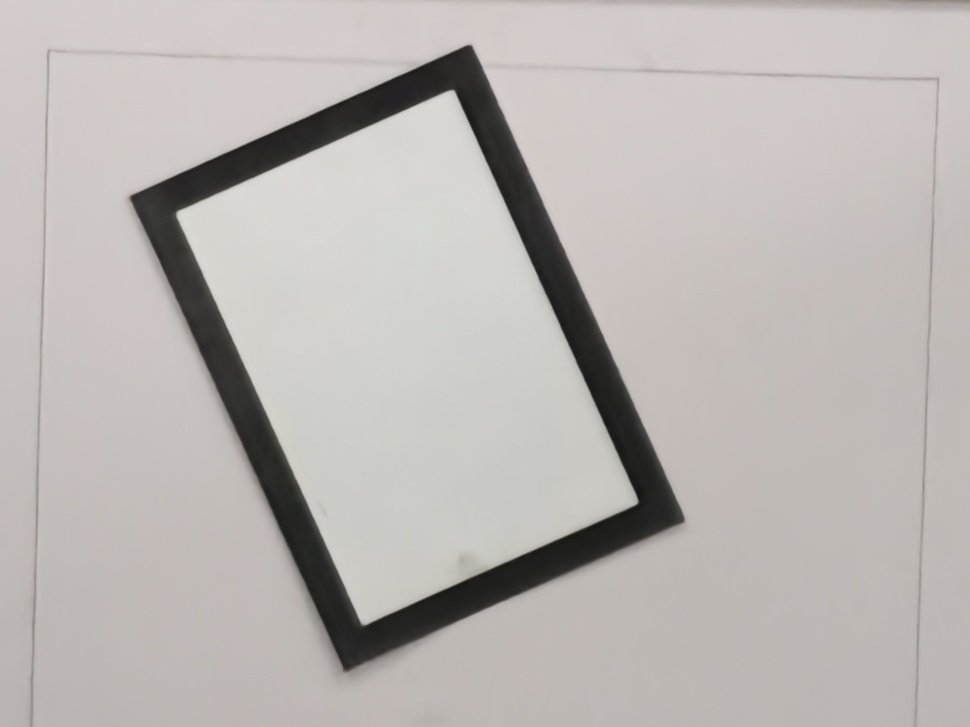
#> input picture run/black.jpg, 970 x 727 px, shrunk from 4096 x 3072 before the run, given in place of the camera
$ python corners_experiment.py
#> lines starting #> are read from the running program, lines starting #| are printed output that depends on the picture; after the words box and inside, x2 and y2 are one past the last pixel; in counts of white or black regions, pixels touching at a corner belong together
import cv2
import numpy as np

# ---------- 全局参数（可通过滑动条调节） ----------
black_thresh = 30
max_corners = 100
quality_level = 0.01
min_distance = 10

def nothing(x):
    pass

# ---------- 创建窗口和滑动条 ----------
cv2.namedWindow('Controls')
cv2.createTrackbar('Black Thresh', 'Controls', black_thresh, 255, nothing)
cv2.createTrackbar('Max Corners', 'Controls', max_corners, 500, nothing)
cv2.createTrackbar('Quality (x1000)', 'Controls', int(quality_level * 1000), 100, nothing)
cv2.createTrackbar('Min Distance', 'Controls', min_distance, 50, nothing)

# ---------- 打开摄像头 ----------
cap = cv2.VideoCapture(0)
if not cap.isOpened():
    print("无法打开摄像头，请检查连接")
    exit()

print("按 'q' 退出，滑动条实时调节参数")

while True:
    ret, frame = cap.read()
#> frame is the input picture: shape (727, 970, 3); mean B, G, R 179, 182.3, 186.8
    if not ret:
        print("读取帧失败")
        break

    # 获取当前滑动条值
    black_thresh = cv2.getTrackbarPos('Black Thresh', 'Controls')
    max_corners = cv2.getTrackbarPos('Max Corners', 'Controls')
    if max_corners < 1:
        max_corners = 1  # 最少检测1个角点
    quality_val = cv2.getTrackbarPos('Quality (x1000)', 'Controls')
    quality_level = max(quality_val / 1000.0, 0.001)  # 避免为0
    min_distance = cv2.getTrackbarPos('Min Distance', 'Controls')

    # 转为灰度图
    gray = cv2.cvtColor(frame, cv2.COLOR_BGR2GRAY)

    # ---------- 1. 黑色内容提取 ----------
    _, black_mask = cv2.threshold(gray, black_thresh, 255, cv2.THRESH_BINARY_INV)
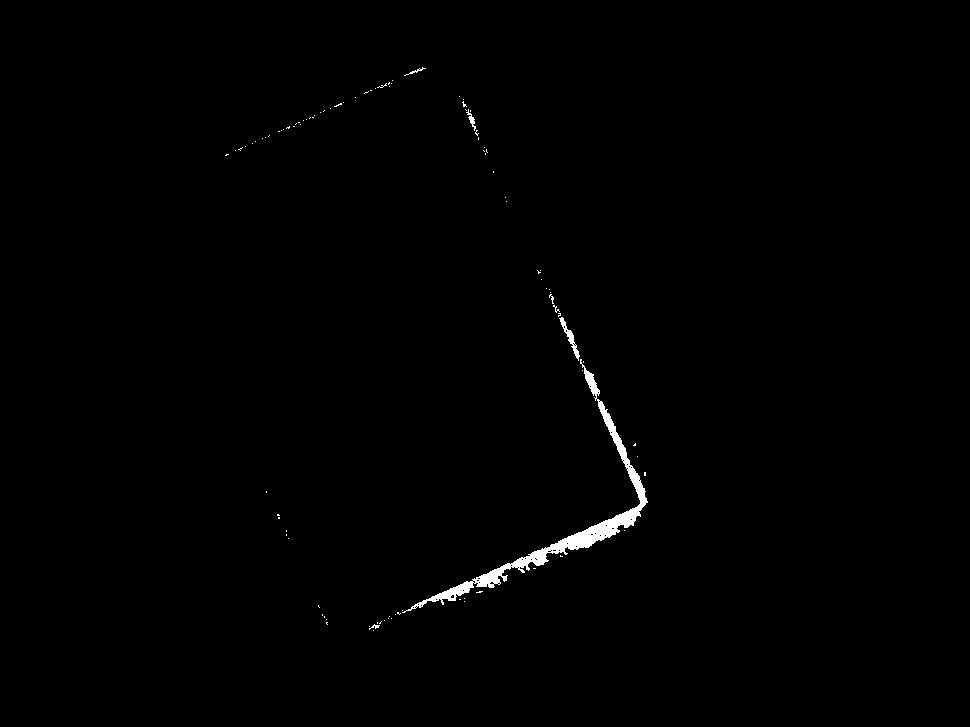
#> black_mask: shape (727, 970); 0.62% white; 98 white regions (92 under 20 px), largest, box (x1, y1, x2, y2) and area: (402, 359, 648, 613) 3753, (559, 317, 580, 361) 201, (466, 109, 476, 131) 66, (404, 67, 426, 76) 38, (369, 624, 380, 630) 25, (549, 294, 554, 304) 21
    kernel = np.ones((3, 3), np.uint8)
    black_mask_cleaned = cv2.morphologyEx(black_mask, cv2.MORPH_OPEN, kernel, iterations=1)
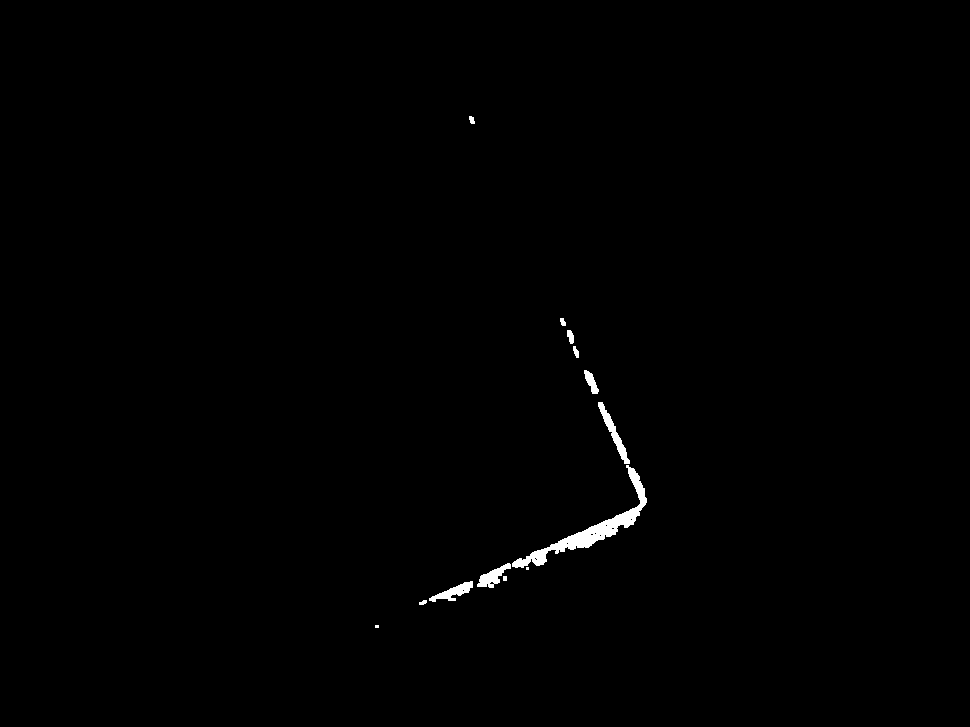
#> black_mask_cleaned: shape (727, 970); 0.52% white; 13 white regions (2 under 20 px), largest, box (x1, y1, x2, y2) and area: (512, 465, 647, 568) 2028, (598, 402, 630, 464) 453, (429, 581, 473, 602) 371
    gray_masked = cv2.bitwise_and(gray, gray, mask=black_mask)

    # ---------- 2. 角点检测 (Shi-Tomasi) ----------
    corners = cv2.goodFeaturesToTrack(gray,
                                      maxCorners=max_corners,
                                      qualityLevel=quality_level,
                                      minDistance=min_distance)
#> corners = 100 rows, first 8: [453, 91], [471, 46], [637, 502], [362, 624], [177, 212], [131, 196], [683, 521], [937, 78]

    # 绘制角点（修复 np.int0 问题）
    img_corners = frame.copy()
    if corners is not None:
        # 转换为整数坐标（使用 astype(np.int32) 代替 np.int0）
        corners = corners.astype(np.int32)
#> corners = contour of 100 points, box (x1, y1, x2, y2) (49, 46, 938, 671), area 110858
        for corner in corners:
            x, y = corner.ravel()
            cv2.circle(img_corners, (x, y), 5, (0, 0, 255), -1)
#> this loop made 100 passes
#> (x, y) on passes 1 to 12: (453, 91), (471, 46), (637, 502), (362, 624), (177, 212), (131, 196), (683, 521), (937, 78), (344, 670), (49, 50), (539, 279), (215, 194)
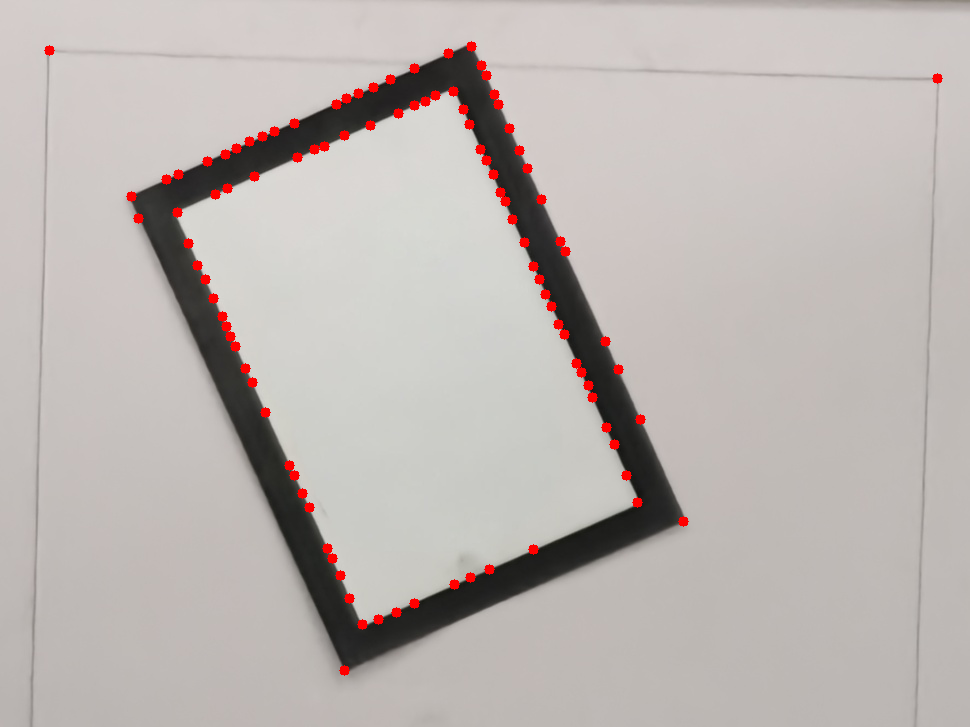
#> img_corners: shape (727, 970, 3); 1.15% of pixels changed, all inside (x1, y1, x2, y2) = (44, 41, 943, 676)

    # ---------- 3. 显示 ----------
    cv2.imshow('Original', frame)
    cv2.imshow('Black Mask (raw)', black_mask)
    cv2.imshow('Black Mask (cleaned)', black_mask_cleaned)
    cv2.imshow('Corners Detected', img_corners)

    if cv2.waitKey(1) & 0xFF == ord('q'):
#> (key q is pressed here)
        break

cap.release()
cv2.destroyAllWindows()
